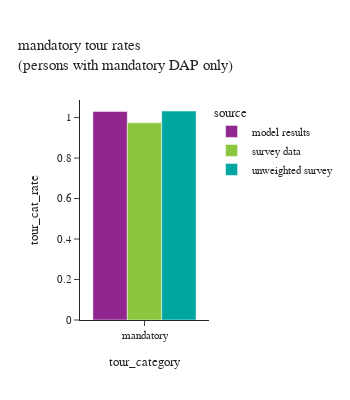
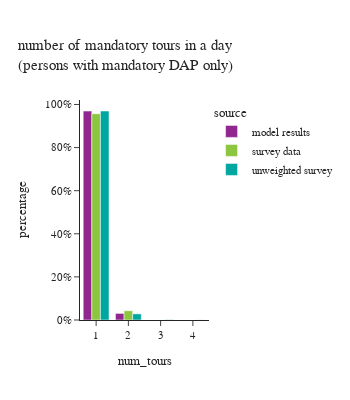

The cell these charts' notebook holds for them, in order:
### Markdown cell above
## mandatory tours per person

$$\text{mandatory tour rates} = {\text{count of all mandatory tours made by M DAP persons} \over \text{M DAP person count}}$$

### Code cell
#| layout-ncol: 2

# mandatory tour rates
df_plot = m_tour_data.groupby(['source','tour_category'])[['tour_weight']].sum().reset_index(). \
    merge(df_m_person_count, how='left', on='source')
df_plot['tour_cat_rate'] = df_plot['tour_weight']/df_plot['person_weight']

fig = px.bar(df_plot, x="tour_category", y="tour_cat_rate", color="source",barmode="group", #template="simple_white",
             # color_discrete_sequence=config['psrc_color'],
             title="mandatory tour rates <br>(persons with mandatory DAP only)")
fig.update_layout(height=400, width=350)
fig.show()

# number of mandatory tours
df_plot = m_tour_data[['person_id','source','tour_category','tour_id','person_weight']].groupby(['person_id','source','tour_category','person_weight']).count().reset_index()
df_plot['num_tours'] = df_plot['tour_id']
df_plot = df_plot.groupby(['source','tour_category','num_tours'])[['person_weight']].sum().reset_index()
df_plot['percentage'] = df_plot.groupby(['tour_category','source'], group_keys=False)['person_weight']. \
    apply(lambda x: x / float(x.sum()))

fig = px.bar(df_plot, x="num_tours", y="percentage", color="source",barmode="group",
             title="number of mandatory tours in a day <br>(persons with mandatory DAP only)")
fig.update_layout(height=400, width=350, yaxis=dict(tickformat=".0%"))
fig.show()

### Figure 1 — Plotly figure (JSON) as saved in the notebook; plotly's stock layout.template omitted (floating-point values rounded to 4 significant figures)
{"data": [{"alignmentgroup": "True", "hovertemplate": "source=model results<br>tour_category=%{x}<br>tour_cat_rate=%{y}<extra></extra>", "legendgroup": "model results", "marker": {"color": "#91268F", "pattern": {"shape": ""}}, "name": "model results", "offsetgroup": "model results", "orientation": "v", "showlegend": true, "textposition": "auto", "type": "bar", "x": ["mandatory"], "xaxis": "x", "y": [1.031], "yaxis": "y"}, {"alignmentgroup": "True", "hovertemplate": "source=survey data<br>tour_category=%{x}<br>tour_cat_rate=%{y}<extra></extra>", "legendgroup": "survey data", "marker": {"color": "#8CC63E", "pattern": {"shape": ""}}, "name": "survey data", "offsetgroup": "survey data", "orientation": "v", "showlegend": true, "textposition": "auto", "type": "bar", "x": ["mandatory"], "xaxis": "x", "y": [0.974], "yaxis": "y"}, {"alignmentgroup": "True", "hovertemplate": "source=unweighted survey<br>tour_category=%{x}<br>tour_cat_rate=%{y}<extra></extra>", "legendgroup": "unweighted survey", "marker": {"color": "#00A7A0", "pattern": {"shape": ""}}, "name": "unweighted survey", "offsetgroup": "unweighted survey", "orientation": "v", "showlegend": true, "textposition": "auto", "type": "bar", "x": ["mandatory"], "xaxis": "x", "y": [1.032], "yaxis": "y"}], "layout": {"barmode": "group", "height": 400, "legend": {"title": {"text": "source"}, "tracegroupgap": 0}, "title": {"text": "mandatory tour rates <br>(persons with mandatory DAP only)"}, "width": 350, "xaxis": {"anchor": "y", "domain": [0.0, 1.0], "title": {"text": "tour_category"}}, "yaxis": {"anchor": "x", "domain": [0.0, 1.0], "title": {"text": "tour_cat_rate"}}}}

### Figure 2 — Plotly figure (JSON) as saved in the notebook; plotly's stock layout.template omitted (floating-point values rounded to 4 significant figures)
{"data": [{"alignmentgroup": "True", "hovertemplate": "source=model results<br>num_tours=%{x}<br>percentage=%{y}<extra></extra>", "legendgroup": "model results", "marker": {"color": "#91268F", "pattern": {"shape": ""}}, "name": "model results", "offsetgroup": "model results", "orientation": "v", "showlegend": true, "textposition": "auto", "type": "bar", "x": [1, 2], "xaxis": "x", "y": [0.9694, 0.03055], "yaxis": "y"}, {"alignmentgroup": "True", "hovertemplate": "source=survey data<br>num_tours=%{x}<br>percentage=%{y}<extra></extra>", "legendgroup": "survey data", "marker": {"color": "#8CC63E", "pattern": {"shape": ""}}, "name": "survey data", "offsetgroup": "survey data", "orientation": "v", "showlegend": true, "textposition": "auto", "type": "bar", "x": [1, 2, 3, 4], "xaxis": "x", "y": [0.9568, 0.04293, 0.0001762, 4.924e-05], "yaxis": "y"}, {"alignmentgroup": "True", "hovertemplate": "source=unweighted survey<br>num_tours=%{x}<br>percentage=%{y}<extra></extra>", "legendgroup": "unweighted survey", "marker": {"color": "#00A7A0", "pattern": {"shape": ""}}, "name": "unweighted survey", "offsetgroup": "unweighted survey", "orientation": "v", "showlegend": true, "textposition": "auto", "type": "bar", "x": [1, 2, 3, 4], "xaxis": "x", "y": [0.9697, 0.02855, 0.001318, 0.0004392], "yaxis": "y"}], "layout": {"barmode": "group", "height": 400, "legend": {"title": {"text": "source"}, "tracegroupgap": 0}, "title": {"text": "number of mandatory tours in a day <br>(persons with mandatory DAP only)"}, "width": 350, "xaxis": {"anchor": "y", "domain": [0.0, 1.0], "title": {"text": "num_tours"}}, "yaxis": {"anchor": "x", "domain": [0.0, 1.0], "tickformat": ".0%", "title": {"text": "percentage"}}}}
